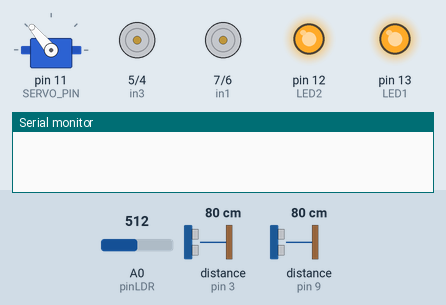
The sketch below on a simulated Arduino Uno, built with avr-gcc and run on an emulated ATmega328P. Shown: servo, motor-driver pin pairs drawn as motors (green arrow = first pin HIGH = forward, orange = second pin HIGH = backward, longer = more drive), output pins drawn as LEDs (lit = HIGH), the last lines printed to the serial monitor. Wiring (inferred from the names in the program): 2 × ultrasonic range finder: trigger pin 2, echo pin 3 / trigger pin 8, echo pin 9. The inputs (shaded band) are chosen by the test bench; at power-on: distance to the obstacle (sensors on pin 3, pin 9) 80 cm, A0 (pinLDR) = 512. The echo pulse lasts 58.3 µs per cm; pins used as bus, display or sensor lines are not drawn.

Above: at 1.2 s.
1.3 s: distance to the obstacle (sensor on pin 3) set to 35 cm
4.8 s: distance to the obstacle (sensor on pin 3) set to 29 cm
At 5.09 s:
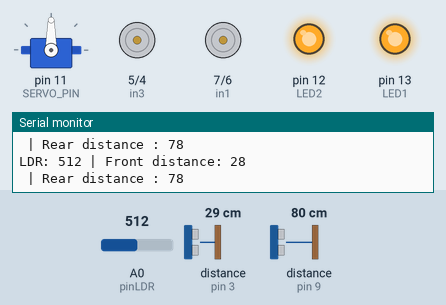
8.3 s: distance to the obstacle (sensor on pin 9) set to 57 cm
11.8 s: distance to the obstacle (sensor on pin 9) set to 47 cm
At 14.56 s:
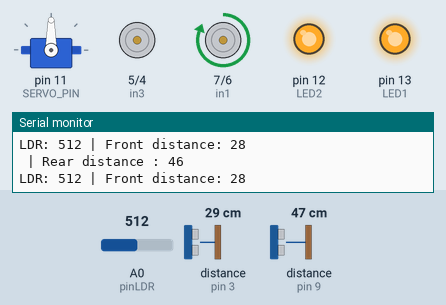
15.3 s: A0 (pinLDR) set to 492
At 15.52 s:
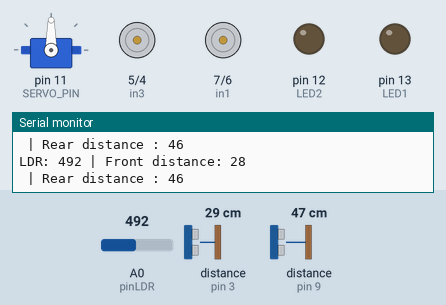
18.8 s: distance to the obstacle (sensor on pin 3) set to 120 cm
At 19.4 s:
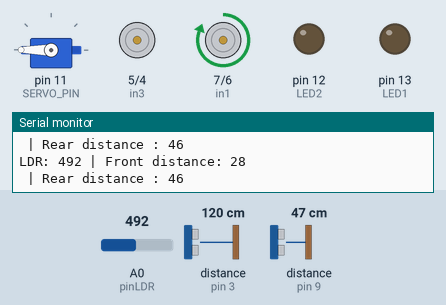
Timing chart, 0 to 23.3 s (numbered marks = the images above; inputs shaded):
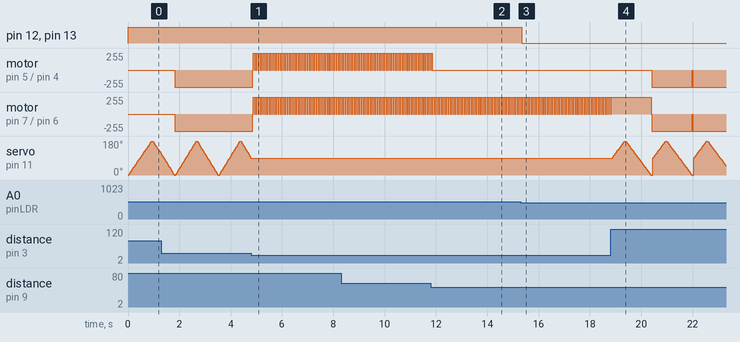

Measured:
- the behaviour switches between 32 and 31 cm on distance to the obstacle (sensor on pin 3) (found by bisection; images 0 and 1)
- the behaviour switches between 52 and 51 cm on distance to the obstacle (sensor on pin 9) (found by bisection; images 1 and 2)
- the behaviour switches between 501 and 500 on A0 (pinLDR) (found by bisection; images 2 and 3)
- after the input at 4.8 s, motor on pin 5 (in3) / pin 4 (in4), motor on pin 7 (in1) / pin 6 (in2): alternates forward 255/255 for 0.05 s and stopped for 0.02 s, starting after 0.06 s; servo on pin 11 (SERVO_PIN): stops changing and stays 90°
- after the input at 11.8 s, motor on pin 5 (in3) / pin 4 (in4): goes on until 11.9 s, then stays stopped
- after the input at 15.3 s, pin 12 (LED2), pin 13 (LED1): HIGH → LOW at once

The sketch:

Robo_Autonomo.ino
```cpp
#include <Servo.h>
#define FALSE 0
#define TRIG_PIN 2
#define ECHO_PIN 3
#define TRIG_PIN_RE 8
#define ECHO_PIN_RE 9

unsigned long lastStopTime = 0;
const unsigned long stopDuration = 1000;

int valorLDR = 0;
int pinLDR = A0;
int LED1 = 13;
int LED2 = 12;
int SERVO_PIN = 11;
int angle = 0;
int in1 = 7;
int in2 = 6;
int in3 = 5;
int in4 = 4;
int vetN[4] = {in1, in2, in3, in4};

Servo servo;
void setup() {
  Serial.begin(9600);
  pinMode(TRIG_PIN, OUTPUT);
  pinMode(ECHO_PIN, INPUT);
  pinMode(TRIG_PIN_RE, OUTPUT);
  pinMode(ECHO_PIN_RE, INPUT);
  pinMode(pinLDR, INPUT);
  pinMode(LED1,OUTPUT);
  pinMode(LED2,OUTPUT);
  servo.attach(SERVO_PIN);
  servo.write(0);
  pinMode(in1, OUTPUT);
  pinMode(in2, OUTPUT);
  pinMode(in3, OUTPUT);
  pinMode(in4, OUTPUT);
  digitalWrite(in1, LOW);
  digitalWrite(in2, LOW);
  digitalWrite(in3, LOW);
  digitalWrite(in4, LOW);
  digitalWrite(LED1, LOW);
  digitalWrite(LED2, LOW);
}

void loop() {

  valorLDR = analogRead(pinLDR);
  bool dectL = dectLight(valorLDR);
  turnOnTheLight(dectL, LED1, LED2);

  digitalWrite(TRIG_PIN, HIGH);
  delayMicroseconds(10);
  digitalWrite(TRIG_PIN, LOW);
  int distance = medirDistancia();

  digitalWrite(TRIG_PIN_RE, HIGH);
  delayMicroseconds(10);
  digitalWrite(TRIG_PIN_RE, LOW);
  int distanceRE = medirDistanciaRe();

  angle = moverServo(distance, angle);

  if(detectorRE(distanceRE, vetN)== false && detector(distance, vetN, angle) == true){
    mix(true, false, vetN);
  }
  if(detectorRE(distanceRE, vetN)== true && detector(distance, vetN, angle) == false){
    mix(false, true, vetN);
  }
  if(detectorRE(distanceRE, vetN)== false && detector(distance, vetN, angle) == false){
    mix(false, false, vetN);
  }
  if(detectorRE(distanceRE, vetN)== true && detector(distance, vetN, angle) == true){
    mix(true, true, vetN);
  }

  Serial.print("LDR: "); Serial.print(valorLDR);
  Serial.print(" | Front distance: "); Serial.println(distance);
  Serial.print(" | Rear distance : "); Serial.println(distanceRE);
  delay(20);

}

int medirDistancia() {
  digitalWrite(TRIG_PIN, HIGH);
  delayMicroseconds(10);
  digitalWrite(TRIG_PIN, LOW);

  long duration = pulseIn(ECHO_PIN, HIGH);
  int distance = duration * 0.017;

  return distance;
}

int medirDistanciaRe() {
  digitalWrite(TRIG_PIN_RE, HIGH);
  delayMicroseconds(10);
  digitalWrite(TRIG_PIN_RE, LOW);

  long duration = pulseIn(ECHO_PIN_RE, HIGH);
  int distanceRe = duration * 0.017;

  return distanceRe;
}

bool detector(int distance, int vet[], int angle) {
  if (distance <= 30) {
    servo.write(angle);
    return true;
  }
  return false;
}

bool detectorRE(int distance, int vet[]) {
  if (distance <= 50) {
    return true;
  }
  return false;
}

void mix(bool value, bool valueR, int vet[]) {
  if (value == true && valueR == false) {
    for (int i = 0; i < 4; i++) {
      digitalWrite(vet[i], LOW);
    }
    delay(20);
    digitalWrite(in1, HIGH);
    digitalWrite(in2, LOW);
    digitalWrite(in3, HIGH);
    digitalWrite(in4, LOW);
  } else if (value == false && valueR == true) {
    for (int i = 0; i < 4; i++) {
      digitalWrite(vet[i], LOW);
    }
    delay(20);
    digitalWrite(in1, LOW);
    digitalWrite(in2, HIGH);
    digitalWrite(in3, LOW);
    digitalWrite(in4, HIGH);

  } else if (value == true && valueR == true) {
    for (int i = 0; i < 4; i++) {
      digitalWrite(vet[i], LOW);
    }
    delay(20);
    digitalWrite(in1, HIGH);
    digitalWrite(in2, LOW);
    digitalWrite(in3, LOW);
    digitalWrite(in4, LOW);
  }
  else if (value == false && valueR == false){
    digitalWrite(in1, LOW);
    digitalWrite(in2, HIGH);
    digitalWrite(in3, LOW);
    digitalWrite(in4, HIGH);
  }
}

bool dectLight(int LDR){
  if(LDR > 500){
  	return true;
  }else{
  	return false;
  }
}

void turnOnTheLight(bool dect, int LED,int LED2){
  if(dect == true){
  	digitalWrite(LED1,HIGH);
    digitalWrite(LED2,HIGH);
  }else{
  	digitalWrite(LED1,LOW);
    digitalWrite(LED2,LOW);
  }
}
int moverServo(int distance, int angle) {
  for (int i = angle; i <= 180; i += 5) {
    servo.write(i);
    delay(20);
    if(medirDistancia() <= 30) return i;
  }

  // Movimento para trás
  for (int i = 180; i >= 0; i -= 5) {
    servo.write(i);
    delay(20);
    if(medirDistancia() <= 30) return i;
  }
  return angle;
}
```
